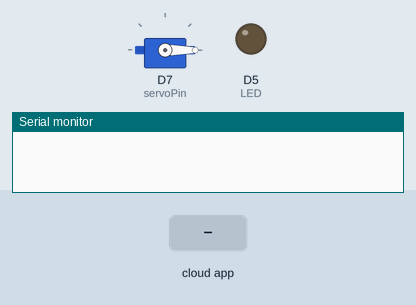
Simulated run of this sketch. Board: Arduino MKR. Shown: servo, output pins drawn as LEDs (lit = HIGH), the last lines printed to the serial monitor. The inputs (shaded band) are chosen by the test bench. WiFi joins after 1.5 s; servers stay silent unless stated.

Above: at 4.2 s.
4.3 s: the phone or cloud app sets beer to 1
At 5.7 s:
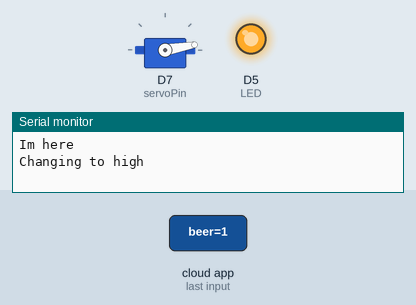
Timing chart, 0 to 8.5 s (numbered marks = the images above; inputs shaded):
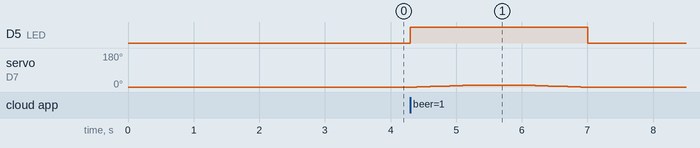

Measured:
- after the input at 4.3 s, D5 (LED): LOW → HIGH at once, → LOW 2.7 s later; servo on D7 (servoPin): rises from 0° to 10° in 0.90 s, then falls to 0° in 1.6 s

The sketch:

Beer_may13a.ino
```cpp
#include "arduino_secrets.h"


/*
  Sketch generated by the Arduino IoT Cloud Thing "Beer"
  https://create.arduino.cc/cloud/things/7da751ca-bad4-4124-962c-cc0886c157f7

  Arduino IoT Cloud Properties description

  The following variables are automatically generated and updated when changes are made to the Thing properties

  CloudDimmedLight beer;

  Properties which are marked as READ/WRITE in the Cloud Thing will also have functions
  which are called when their values are changed from the Dashboard.
  These functions are generated with the Thing and added at the end of this sketch.
*/

#include "thingProperties.h"
#include <Servo.h>

int LED = 5;
//int buttonInput = 3;
//int lightOutput = 13;
//int buttonState = 0;
int servoPin = 7;
Servo Servo1;
int pos = 0;

void setup() {
  // Initialize serial and wait for port to open:
  pinMode(LED, OUTPUT);
  Servo1.write(0);
  Servo1.attach(servoPin);
    Serial.begin(9600);
  // This delay gives the chance to wait for a Serial Monitor without blocking if none is found
  delay(1500);


  // Defined in thingProperties.h
  initProperties();

  // Connect to Arduino IoT Cloud
  ArduinoCloud.begin(ArduinoIoTPreferredConnection);

  /*
     The following function allows you to obtain more information
     related to the state of network and IoT Cloud connection and errors
     the higher number the more granular information you’ll get.
     The default is 0 (only errors).
     Maximum is 4
 */
  setDebugMessageLevel(2);
  ArduinoCloud.printDebugInfo();
}

void loop() {
  //digitalWrite(LED, HIGH);

  ArduinoCloud.update();

}


void onBeerChange() {

 Serial.println("Im here");
 if(beer.getSwitch()){
   Serial.println("Changing to high");
   digitalWrite(LED, HIGH);
   for(pos = 0; pos <=10; pos+=1){
    Servo1.write(pos);
    delay(100);
   }
   delay(500);
   for(pos = 10; pos >=0; pos -=1){
    Servo1.write(pos);
    delay(100);
   }

   digitalWrite(LED, LOW);
 }


}
```

arduino_secrets.h
```cpp
#define SECRET_SSID "VonTrapp-2G"
#define SECRET_PASS "zique13SOUSA#"
```

thingProperties.h
```cpp
#include <ArduinoIoTCloud.h>
#include <Arduino_ConnectionHandler.h>


const char THING_ID[] = "7da751ca-bad4-4124-962c-cc0886c157f7";

const char SSID[]     = SECRET_SSID;    // Network SSID (name)
const char PASS[]     = SECRET_PASS;    // Network password (use for WPA, or use as key for WEP)

void onBeerChange();

CloudDimmedLight beer;

void initProperties(){

  ArduinoCloud.setThingId(THING_ID);
  ArduinoCloud.addProperty(beer, READWRITE, ON_CHANGE, onBeerChange);

}

WiFiConnectionHandler ArduinoIoTPreferredConnection(SSID, PASS);
```
